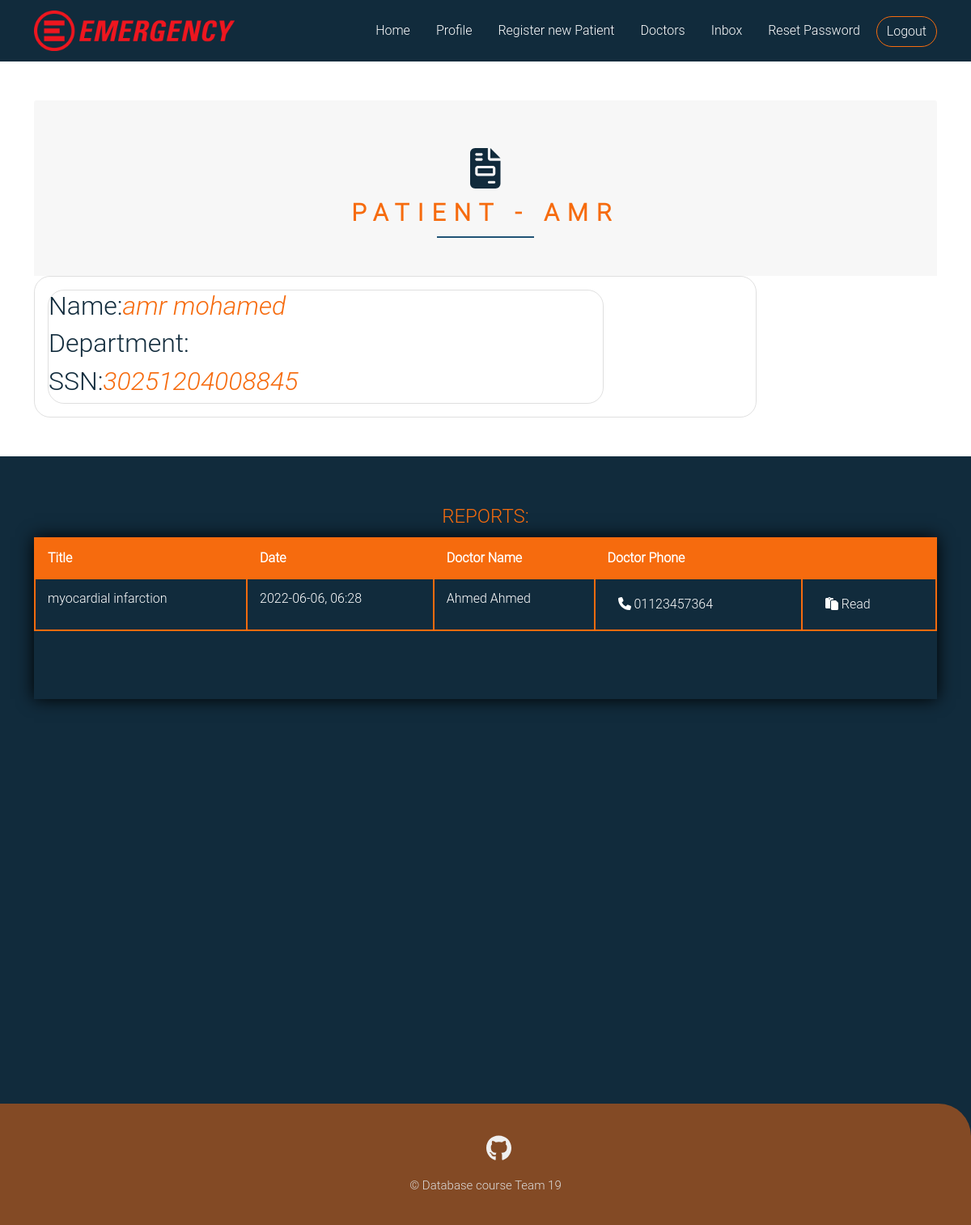
The page /profile_patient/3 (signed in) on the database as committed earlier.
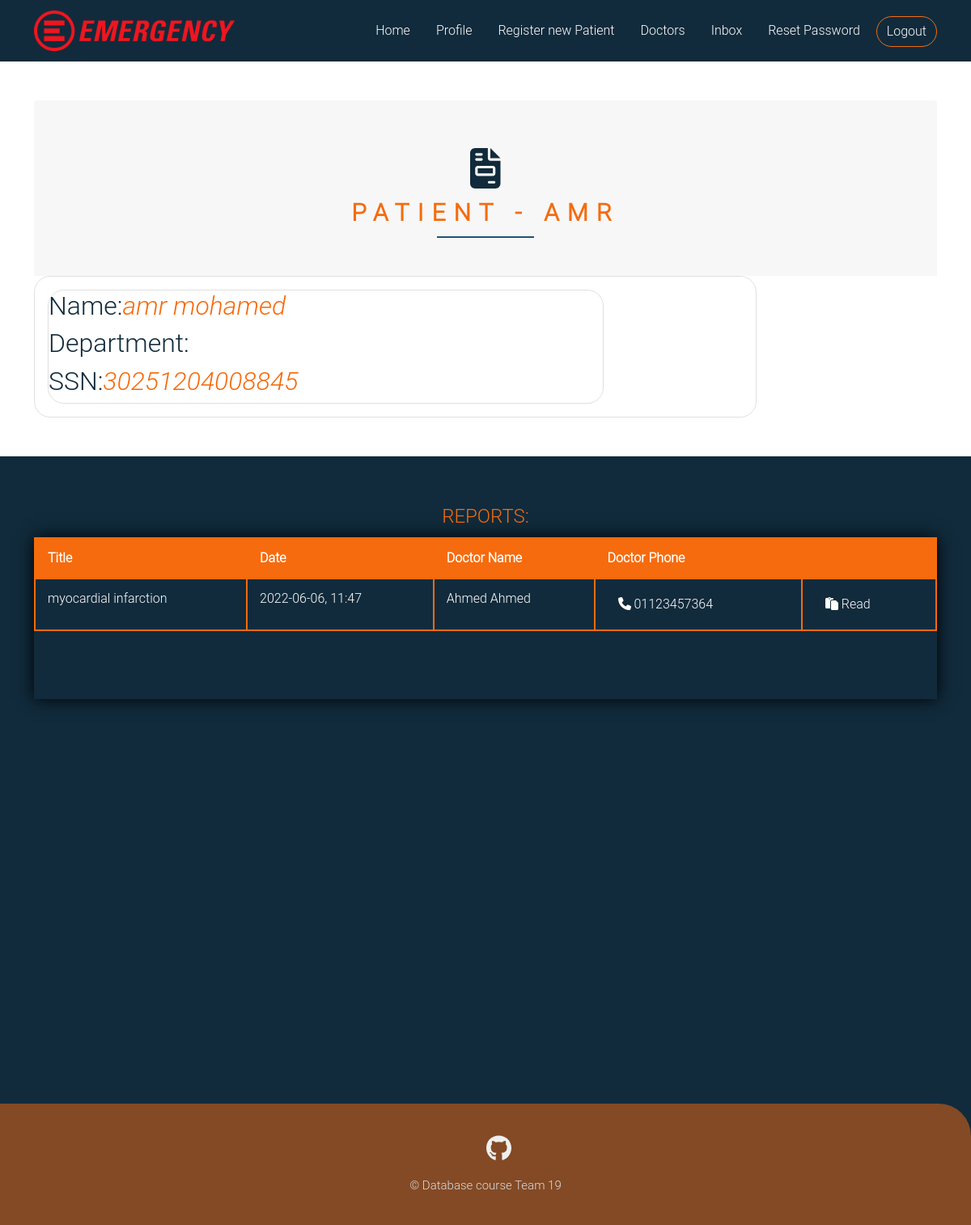
The same page on the database as committed later.
### emergencydebartment/models.py (models this page shows, shortened)
class User(db.Model, UserMixin):
    __tablename__ = 'user_table'
    id = db.Column(db.Integer, primary_key=True)
    ssn = db.Column(db.Integer, unique=True,nullable=False)
    Fname = db.Column(db.String(20),nullable=False)
    Sname = db.Column(db.String(20))
    Lname = db.Column(db.String(20),nullable=False)
    gender = db.Column(db.String(6),nullable=False)
    phone = db.Column(db.String(11), default='Unknown')
    address = db.Column(db.String(70), default='Unknown')
    birth_date = db.Column(db.DateTime,nullable=False)
    user_role = db.Column(db.String(15), nullable=False, default='Patient')
    password = db.Column(db.String(61),nullable=False)

class Doctor(User):
    id = db.Column(db.Integer, db.ForeignKey('user_table.id'),primary_key=True)
    hiring_date = db.Column(db.DateTime, nullable=False,default = datetime.utcnow)
    salary = db.Column(db.Integer, nullable=False)
    speciallity = db.Column(db.String(80),nullable=False)
    image_file = db.Column(db.String(20),nullable = False, default='default.jpg')
    time_shift = db.Column(db.String(50))
    email = db.Column(db.String(20),unique=True,nullable=False)
    examination = db.relationship('Report',  backref='doctor', lazy=True, foreign_keys = 'Report.doctor_id')
    Inbox = db.relationship('Message',  backref='doctor', lazy=True, foreign_keys = 'Message.receiver_id')

class Report(db.Model):
    id = db.Column(db.Integer, primary_key=True)
    patient_id = db.Column(db.Integer, db.ForeignKey('patient.id'),nullable = False, default=99999999999999)
    doctor_id =  db.Column(db.Integer, db.ForeignKey('doctor.id'),nullable = False)
    patient_ssn = db.Column(db.Integer,nullable=False, default=99999999999999)
    date =  db.Column(db.DateTime, default = datetime.utcnow)
    title = db.Column(db.String(50),nullable = False )
    condition = db.Column(db.String(300))
    urgency = db.Column(db.String(7))
    treatment = db.Column(db.String(100))
    recommendation = db.Column(db.String(100))
    images = db.relationship('Images',  backref='Report', lazy=True, foreign_keys = 'Images.report_id')

class User(db.Model, UserMixin):
    __tablename__ = 'user_table'
    id = db.Column(db.Integer, primary_key=True)
    ssn = db.Column(db.Integer, unique=True,nullable=False)
    Fname = db.Column(db.String(20),nullable=False)
    Sname = db.Column(db.String(20))
    Lname = db.Column(db.String(20),nullable=False)
    gender = db.Column(db.String(6),nullable=False)
    phone = db.Column(db.String(11), default='Unknown')
    address = db.Column(db.String(70), default='Unknown')
    birth_date = db.Column(db.DateTime,nullable=False)
    user_role = db.Column(db.String(15), nullable=False, default='Patient')
    password = db.Column(db.String(61),nullable=False)

### emergencydebartment/routes.py (the view)
@app.route("/profile_patient/<int:patient_id>")
@login_required(role = 'ANY')
def profile_patient(patient_id):
    if current_user.user_role == "Patient" and current_user.id != patient_id:
       abort(403)
    patient = Patient.query.get_or_404(patient_id)
    reports = patient.report
    doctors_names_list = list()
    doctors_phone_list = list()
    for report in reports:
       doctors_names_list.append(Doctor.query.get(report.doctor_id).Fname + " " + Doctor.query.get(report.doctor_id).Lname)
       doctors_phone_list.append(Doctor.query.get(report.doctor_id).phone)
    return render_template('profile_patient.html', patient= patient, reports_names= list(zip(reports, doctors_names_list, doctors_phone_list)))

### emergencydebartment/models.py (called while the page is built)
@login_manager.user_loader
def load_user(user_id):
    return User.query.get(int(user_id))

### emergencydebartment/routes.py (called while the page is built)
def login_required(role="ANY"):
    def wrapper(fn):
        @wraps(fn)
        def decorated_view(*args, **kwargs):
            if not current_user.is_authenticated:
              return login_manager.unauthorized()
            if current_user.user_role != 'Admin':
                if ((current_user.user_role != role) and (role != "ANY")):
                    return login_manager.unauthorized()
            return fn(*args, **kwargs)
        return decorated_view
    return wrapper

### emergencydebartment/templates/profile_patient.html (shortened to what this page needs)
{% extends "layout.html" %}
{% block content %}
        <section class="services pt-5 pb-5">
            <div class="container align-items-center">
                <div class="card-header" style="border: none;">
              <div class="main-title mt-5 mb-5 position-relative text-center">
                <h1 class="serv-icon mb-0">
                  <i class="fas fa-file-invoice align-items-center"></i>
                </h1>
                <p class="title ">patient - {{patient.Fname}}</p>
              </div>
            </div>
              <div class="card text-left">
                    <div class="card-body">
                        <div class="card">
                               <div class="textblue">
                                   <h2>Name:<i class="textgold">{{ patient.Fname }} {{ patient.Lname }}</i></h2>
                                  <h2>Department: </h2>
                                  <h2>SSN:<i class="textgold">{{patient.ssn}}</i></h2>
                                </div>
                            </div>
                        </div>
                    </div>
                </div>
        </section>
        <div class="container">
            <legend class="textgold text-uppercase"> reports:</legend>
            {% if not reports_names %}
            <div class="box backwhite">
                There is no reports to show for {{ patient.Fname }}  {{ patient.Lname }}
            </div>
            {% else %}
            <div class="content-table ">
                <div class="scrollme">
                    <table class="table table-bordered table-responsive">
                        <thead>
                            <tr >
                                <th scope="col">Title</th>
                                <th scope="col">Date</th>
                                <th scope="col">Doctor Name</th>
                                <th scope="col">Doctor Phone</th>
                                <th scope="col"></th>
                            </tr>
                        </thead>
                        <tbody>
                        {% for report, name, phone in reports_names %}
                            <tr>
                                <td>{{report.title}}</td>
                                <td>{{report.date.strftime("%Y-%m-%d, %H:%M")}}</td>
                                <td>{{name}}</td>
                                <td>
                                        <a class="calling_btn btn rounded-pill main-btn " style="color:white ;" href="tel:+2{{phone}} "> <i class="fa-solid fa-phone"></i> {{phone}}</a>
                                    </td>
                                    <td><a class="calling_btn btn rounded-pill main-btn " style="color:white ;" href="{{url_for('report', report_id=report.id)}} "> <i class="fa-solid fa-paste"></i> Read</a></td>
                            </tr>
                            {% endfor %}
                        </tbody>
                    </table>
                </div>
            </div>
            {% endif %}
        </div>
    {% endblock %}

Rows that differ between the two databases and show on the page:
changed Doctor "myocardial infarction": date "2022-06-06, 06:28" → "2022-06-06, 11:47"
